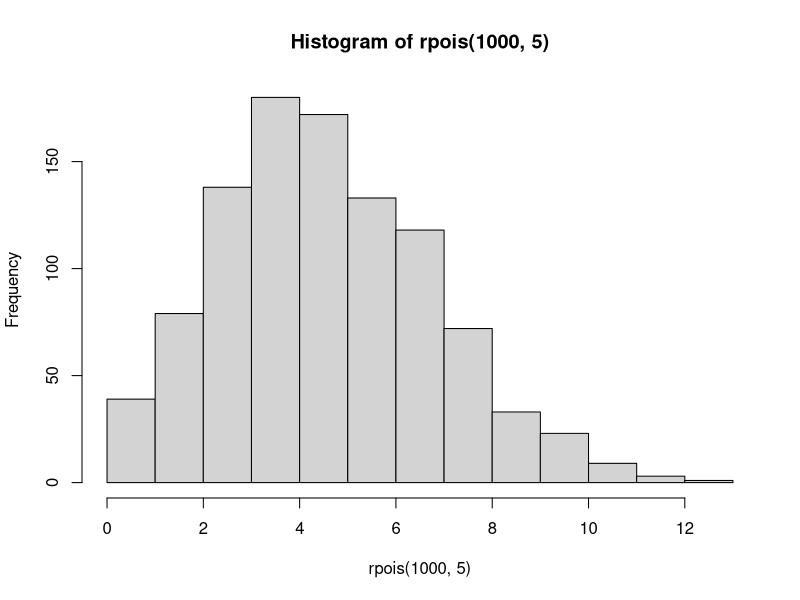

Recreate this plot in R.
## ---- chunk 1
library(tidyverse)


## ---- chunk 2
x<-1:10
sample(x,3,replace=TRUE) #randomly selects a specified number of observations out of a vector
x<-c("John","Jacob","Jackson","Jeffrey")
sample(x,3,replace=TRUE) 
## ---- chunk 3
rep(2,10) #replecated the first argument, the number of times of the second

rep("I Love Learning R!",10)
## ---- chunk 4
rpois(10,5) #pull 10 samples from a poisson distribution with a mean of 5. Poisson gives positive integers

hist(rpois(1000,5))
## ---- chunk 5
#Make a vector of stove Id's
namevec<-vector()
for (i in 1:100){ #paste "ID" onto the numbers 1 through 100
  namevec[i]<-paste0("ID",i)}


#could we make these variables in any better way?
dat<-data.frame(stoveID=namevec, #stove ID comes from the name vector we just made
  copiedFrom=c(rep("Original",10),sample(namevec[1:10],90,replace = T)), #10 original stoves, 90 copied stoves randomly selected
  location = rep(NA,100), #not sure how to fill this quite yet
  VisSimModel = rbeta(100,35,75), #visiual similarity.
  BoilTime = sort(rnorm(100,10,2)),
  WaterVol = runif(100,15,20),
  WoodStart = sort(runif(100,300,600)),
  WoodEnd = sort(runif(100,50,250)),
  MonthBuilt= sample(1:12,100,replace=T),
  YearBuilt= c(rep(2015,5),rep(2017,5),sample(2016:2020,90,replace=T)),
  UsePerDay = sort(rpois(100,2)),
  UseTotalEstimate = rep(NA,100),
  stdPmEsmssions = rnorm(100,0,1),
  GeogDistModel = sort(rgamma(100,75,6)),
  SocialDistModel = c(rep(1,55),rep(2,30),rep(3,15)),
  GeneticDistModel = rep(NA,100),
  GenderBuilder = sample(c(rep("Female",8),rep("Male",2)),100,replace=T),
  GenderModel =sample(c(rep("Female",8),rep("Male",2)),100,replace=T),
  Use = sample(c("Commercial","Family","Both"),100,replace=T))


## ---- chunk 6
library(ggplot2)
